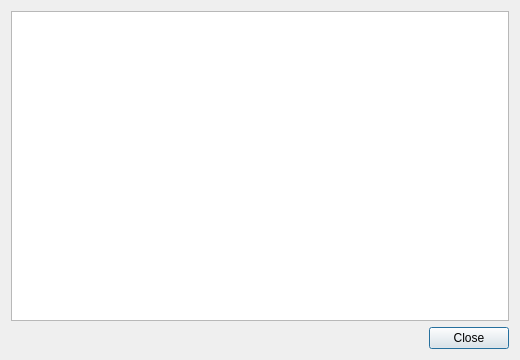
<?xml version="1.0" encoding="UTF-8"?>
<ui version="4.0">
 <class>HelpDialog</class>
 <widget class="QDialog" name="HelpDialog">
  <property name="minimumSize"><size><width>520</width><height>360</height></size></property>
  <property name="windowTitle"><string>Easy G-Code Plot — FAQ</string></property>
  <layout class="QVBoxLayout" name="verticalLayout">
   <item><widget class="QTextBrowser" name="browser"><property name="openExternalLinks"><bool>true</bool></property></widget></item>
   <item><widget class="QDialogButtonBox" name="buttonBox"><property name="standardButtons"><set>QDialogButtonBox::StandardButton::Close</set></property></widget></item>
  </layout>
 </widget>
 <resources/>
 <connections/>
</ui>
